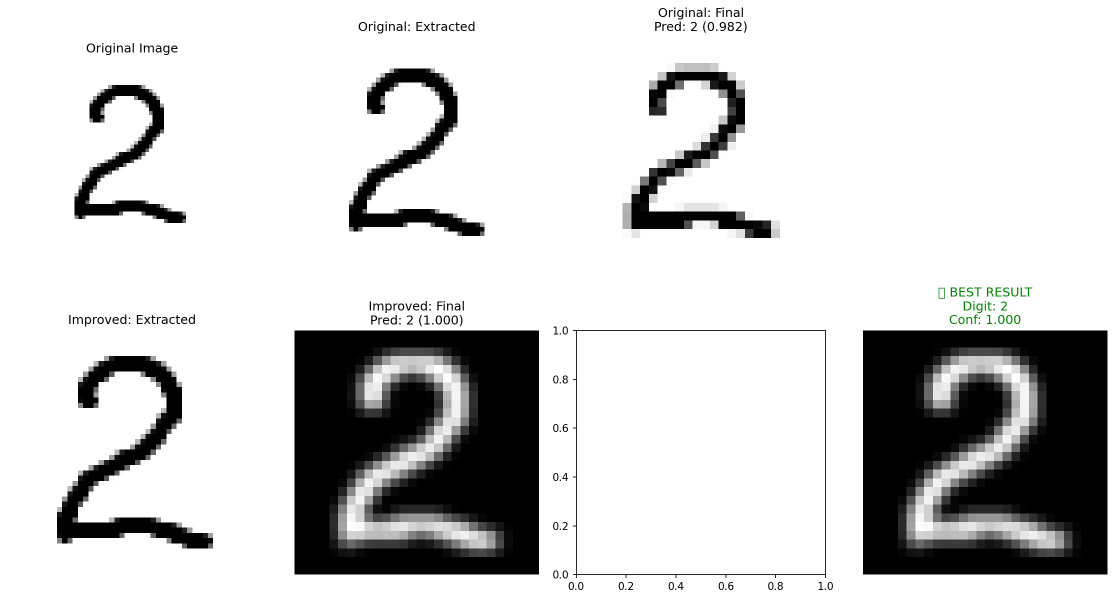
#> input picture digit-recognizer/models/improved_prediction_test1.png.png, 2229 x 1199 px (shown at 1/2 size)
$ python -i data_preprocessing.py   (imports and definitions only)
#> lines starting #> are read from the running program, lines starting #| are printed output that depends on the picture; after the words box and inside, x2 and y2 are one past the last pixel; in counts of white or black regions, pixels touching at a corner belong together
#> further down, picture is the input picture: shape (1199, 2229, 3); mean B, G, R 206.4, 206.5, 206.4
"""
Data preprocessing utilities for digit recognition
"""
import cv2
import numpy as np
from tensorflow.keras.utils import to_categorical

# [52 lines left out: functions preprocess_image, preprocess_mnist_data, not called in this run]

def extract_digit_from_image(image):
    """
    Extract digit region from an image using contour detection

    Args:
        image: Input image containing a digit

    Returns:
        Extracted digit region
    """
    # Convert to grayscale
    if len(image.shape) == 3:
        gray = cv2.cvtColor(image, cv2.COLOR_BGR2GRAY)
    else:
        gray = image.copy()

    # Apply Gaussian blur to reduce noise
    blurred = cv2.GaussianBlur(gray, (5, 5), 0)

    # Apply threshold to create binary image
    _, thresh = cv2.threshold(blurred, 0, 255, cv2.THRESH_BINARY_INV + cv2.THRESH_OTSU)
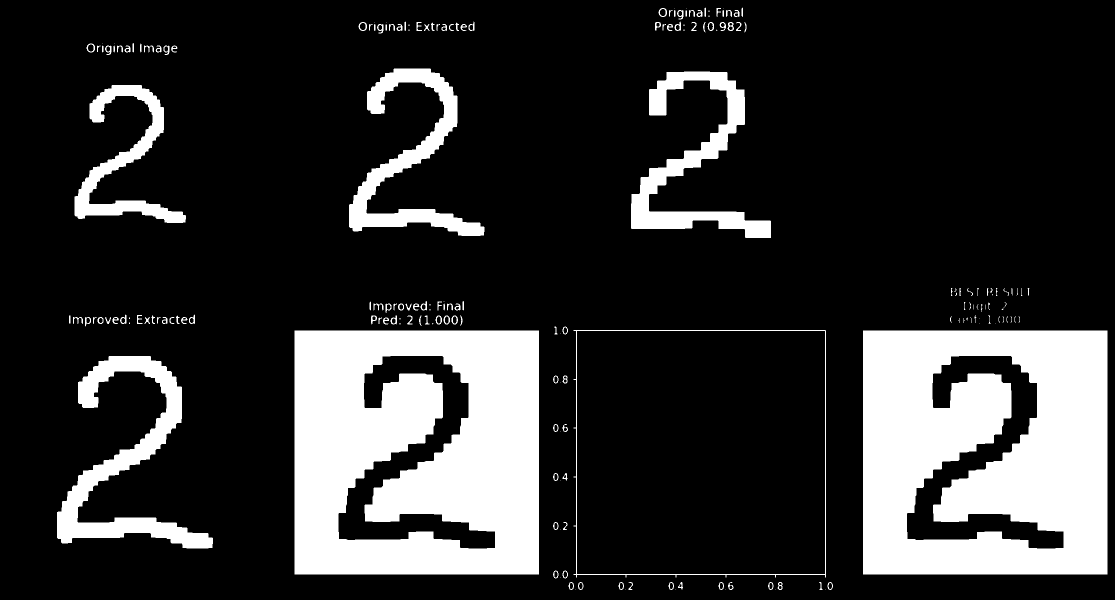
#> thresh: shape (1199, 2229) (shown at 1/2 size); 19.3% white; 199 white regions (55 under 20 px)

    # Find contours
    contours, _ = cv2.findContours(thresh, cv2.RETR_EXTERNAL, cv2.CHAIN_APPROX_SIMPLE)
#> contours = 199 contours, 82 with area under 20; largest, box (x1, y1, x2, y2) and area: (1147, 660, 1652, 1155) 244081, (1726, 661, 2215, 1149) 237656, (589, 661, 1078, 1149) 237656, (114, 712, 426, 1097) 30541, (1262, 143, 1542, 476) 24727

    if contours:
        # Find the largest contour (assuming it's the digit)
        largest_contour = max(contours, key=cv2.contourArea)
#> largest_contour = contour of 68 points, box (x1, y1, x2, y2) (1147, 660, 1652, 1155), area 244081

        # Get bounding rectangle
        x, y, w, h = cv2.boundingRect(largest_contour)
#> x = 1147; y = 660; w = 505; h = 495

        # Extract digit region with some padding
        padding = 10
        x_start = max(0, x - padding)
#> x_start = 1137
        y_start = max(0, y - padding)
#> y_start = 650
        x_end = min(gray.shape[1], x + w + padding)
#> x_end = 1662
        y_end = min(gray.shape[0], y + h + padding)
#> y_end = 1165

        digit_region = gray[y_start:y_end, x_start:x_end]
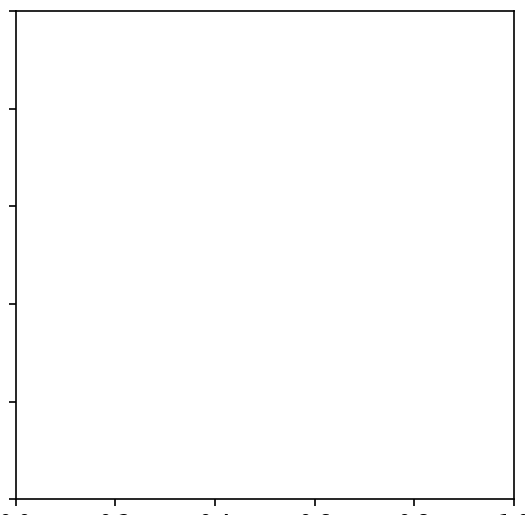
#> digit_region: shape (515, 525); min 0, max 255, mean 251.7

        return digit_region

    return gray

>>> import cv2
>>> picture = cv2.imread('models/improved_prediction_test1.png.png')
>>> result = extract_digit_from_image(picture)

$ run again, on digit-recognizer/models/improved_prediction_test3.png.png
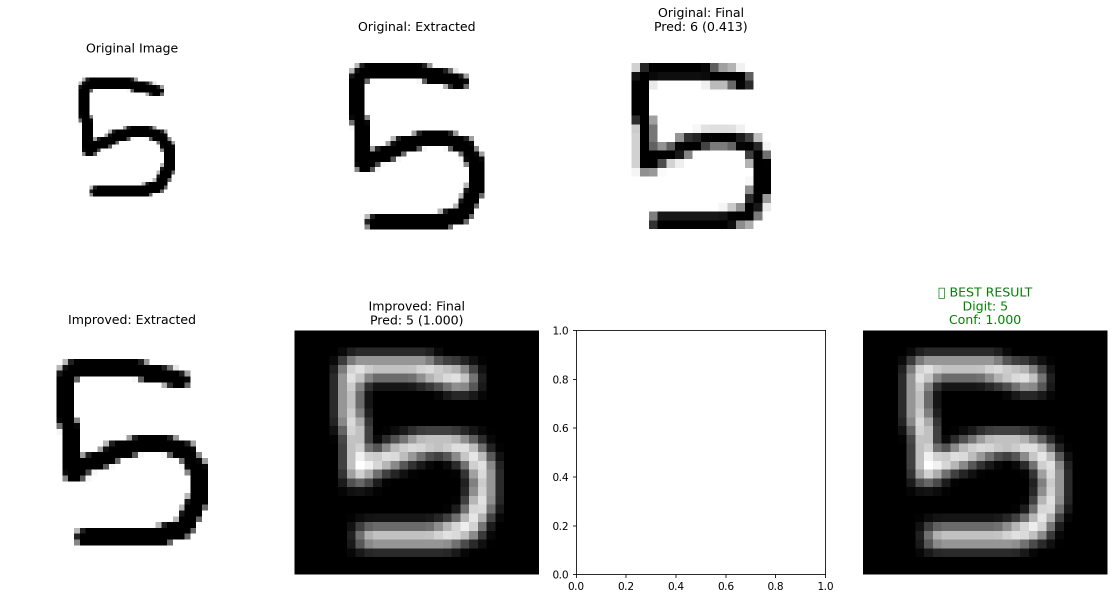
#> input picture digit-recognizer/models/improved_prediction_test3.png.png, 2229 x 1199 px (shown at 1/2 size)
#> picture is the input picture: shape (1199, 2229, 3); mean B, G, R 204.8, 204.9, 204.8
#> in extract_digit_from_image, `_, thresh = cv2.threshold(blurred, 0, 255, cv2.THRESH_BINARY_INV + cv2..`:
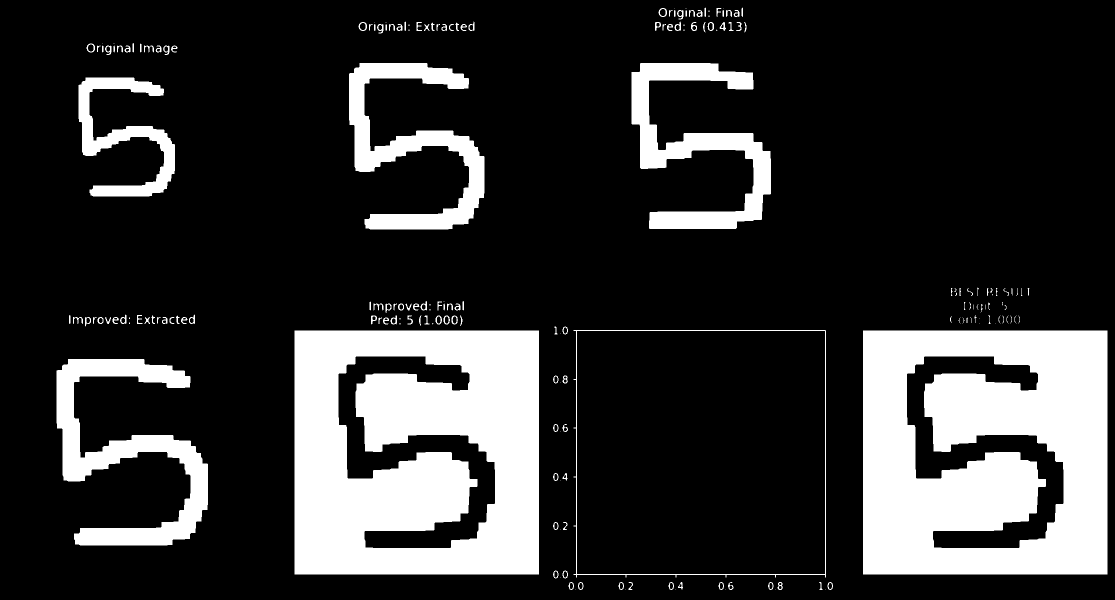
#> thresh: shape (1199, 2229) (shown at 1/2 size); 19.8% white; 200 white regions (54 under 20 px)
#> contours = 200 contours, 80 with area under 20; largest, box (x1, y1, x2, y2) and area: (1147, 660, 1652, 1155) 244081, (1726, 661, 2215, 1149) 237656, (589, 661, 1078, 1149) 237656, (113, 718, 416, 1091) 38454, (1263, 126, 1542, 458) 31942
#> largest_contour = contour of 68 points, box (x1, y1, x2, y2) (1147, 660, 1652, 1155), area 244081
#> x = 1147; y = 660; w = 505; h = 495
#> x_start = 1137
#> y_start = 650
#> x_end = 1662
#> y_end = 1165
